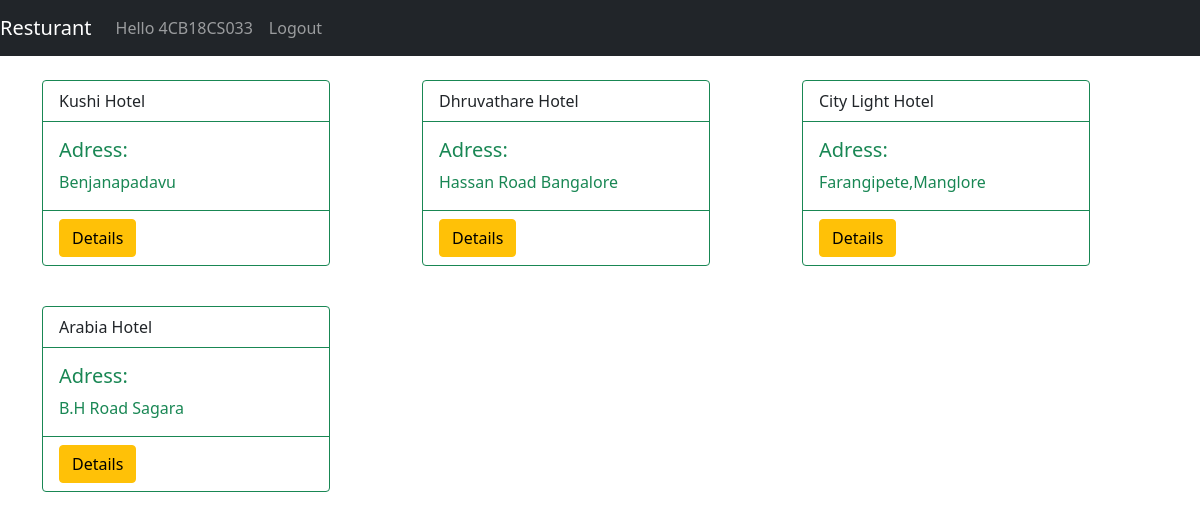
The app's page /home (signed in) with its own data.
### restaurantapp/models.py (models this page shows, shortened)
class restaurant_details(models.Model):
    Name = models.CharField(max_length=50)
    adress = models.CharField(max_length=255)

### restaurantapp/views.py (the view)
# urls.py: path('home', views.log_home, name='home'),
@login_required
def log_home(request):
    rest_det = restaurant_details.objects.all()
    return render(request, 'home.html', {'details': rest_det})

### templates/home.html
{% extends 'base.html' %}
{%block content%}
<br>
<div class="container">
    <div class="row row-cols-1 row-cols-md-3 g-4">
        {%for rest in details%}
        <div class="col">
            <div class="card border-success mb-3" style="max-width: 18rem;">
                <div class="card-header bg-transparent border-success">{{rest.Name}} Hotel</div>
                <div class="card-body text-success">
                    <h5 class="card-title">Adress:</h5>
                    <p class="card-text">{{rest.adress}}</p>
                </div>
                <div class="card-footer bg-transparent border-success">
                    <a href="{%url 'restaurantapp:details' rest.id%}"><button
                            class="btn btn-warning">Details</button></a>
                </div>
            </div>
        </div>
        {%endfor%}
    </div>
</div>
{%endblock%}

### templates/base.html (shortened to what this page needs)
<!DOCTYPE html>
<html lang="en">
<head>
    <link href="https://cdn.jsdelivr.net/npm/bootstrap@5.0.0-beta1/dist/css/bootstrap.min.css" rel="stylesheet"
>
</head>
<body>
    <nav class="navbar navbar-expand-lg navbar-dark bg-dark">
        <a class="navbar-brand" href="/">Resturant</a>
        <div class="collapse navbar-collapse" id="navbarSupportedContent">
            <ul class="navbar-nav mr-auto">
                {%if user.is_authenticated%}
                <li class="nav-item active">
                    <a class="nav-link" href="#">Hello {{user}}</a>
                </li>
                <li class="nav-item active">
                    <a class="nav-link" href="{%url 'restaurantapp:logout'%}">Logout</a>
                </li>
                {%endif%}
            </ul>
        </div>
    </nav>
    {%block content%}
    {%endblock%}
</body>
</html>

### records on screen
restaurant_details: Name "Kushi", adress "Benjanapadavu"
restaurant_details: Name "Dhruvathare", adress "Hassan Road Bangalore"
restaurant_details: Name "City Light", adress "Farangipete,Manglore"
restaurant_details: Name "Arabia", adress "B.H Road Sagara"

### other values on screen
{{ user }} "4CB18CS033"
